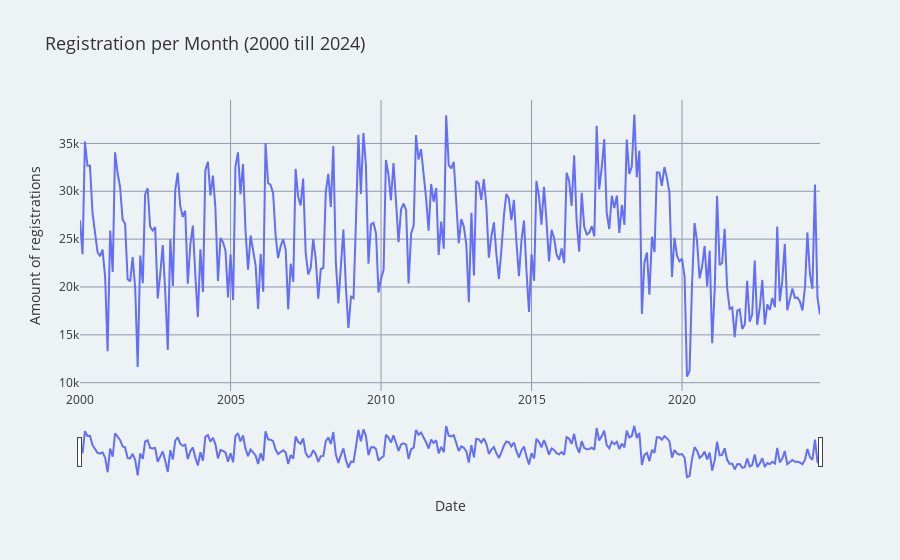

Notebook code cell kept with this figure:
### Markdown cell above
## EDA General vizualizations and Registrations per Month/Year

### Code cell
## Global vizualization general statistics

# Convert date into date time format to procces easier the informations
merged_data['Date'] = pd.to_datetime(merged_data['Date'], format='mixed', errors='coerce')


# Filtering the data to get all Information till 2024 
filtered_data = merged_data[merged_data['Date'].dt.year <= 2024]

# Grouping registration for every month and sum the information
registrations_per_month = filtered_data.groupby(filtered_data['Date'].dt.to_period('M'))['Registrations'].sum()


# Converting the period index into a string to make it JSON compabile
registrations_per_month.index = registrations_per_month.index.astype(str)
merged_data
# Creating the interactiv Plot with Plotly
fig = px.line(
    x=registrations_per_month.index, 
    y=registrations_per_month.values, 
    title="Registration per Month (2000 till 2024)",
    labels={'x': 'Date', 'y': 'Amount of registrations'},
    # color_discrete_sequence=[chart_color_2],  # Changing the line color if neccessary 
)

# Updating the layout to our standards 
fig.update_layout(
    plot_bgcolor=background_color,  # Background color 
    paper_bgcolor=background_color,  # Background color for the whole plot
    font=dict(color=text_color),     # Text color
    title_font=dict(size=18, color=text_color),
    xaxis=dict(showgrid=True, gridcolor=secondary_color),
    yaxis=dict(showgrid=True, gridcolor=secondary_color)
)

fig.update_xaxes(rangeslider_visible=True)
fig.show()

### Figure 1 — Plotly figure (JSON) as saved in the notebook; plotly's stock layout.template omitted (floating-point values rounded to 4 significant figures; data arrays with more than 128 entries replaced by an {"elided": "..."} marker saying what was removed)
{"data": [{"hovertemplate": "Date=%{x}<br>Amount of registrations=%{y}<extra></extra>", "legendgroup": "", "line": {"color": "#636efa", "dash": "solid"}, "marker": {"symbol": "circle"}, "mode": "lines", "name": "", "orientation": "v", "showlegend": false, "type": "scatter", "x": {"elided": "296 str values"}, "xaxis": "x", "y": {"elided": "296 int values"}, "yaxis": "y"}], "layout": {"font": {"color": "#333333"}, "legend": {"tracegroupgap": 0}, "paper_bgcolor": "#EDF2F4", "plot_bgcolor": "#EDF2F4", "title": {"font": {"color": "#333333", "size": 18}, "text": "Registration per Month (2000 till 2024)"}, "xaxis": {"anchor": "y", "domain": [0, 1], "gridcolor": "#8D99AE", "rangeslider": {"visible": true}, "showgrid": true, "title": {"text": "Date"}}, "yaxis": {"anchor": "x", "domain": [0, 1], "gridcolor": "#8D99AE", "showgrid": true, "title": {"text": "Amount of registrations"}}}}
